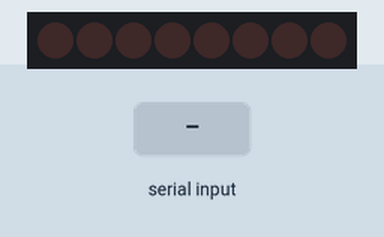
Simulated run of this sketch. Board: Arduino Uno, built with avr-gcc and run on an emulated ATmega328P. On the bench: 8 shift-register outputs drawn as a row of LEDs (first output left, lit = HIGH). Wiring (inferred from the names in the program): shift register (74HC595): data pin 12; shift clock pin 9; latch pin 11. Wiring (inferred from the signals the program sends): row of LEDs: on Q0, Q1, Q2, Q3, Q4, Q5, Q6, Q7. The test bench sets the inputs (shaded band). What the sketch prints to the serial monitor is not drawn.

Above: at 1.2 s.
1.3 s: "90,45\n" received over Serial
At 2.6 s:
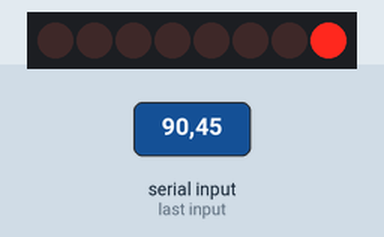
4.3 s: "30,150\n" received over Serial
At 6.1 s:
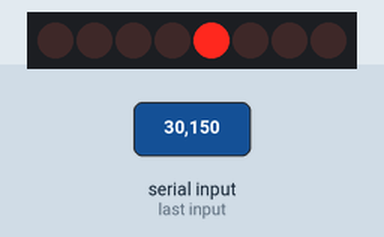
9.8 s: "8\n" received over Serial
At 11.2 s:
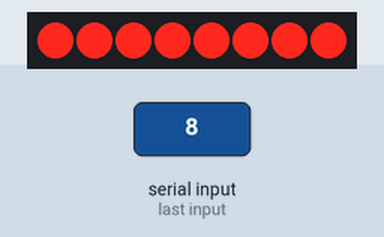
11.8 s: "200\n" received over Serial
At 12.2 s:
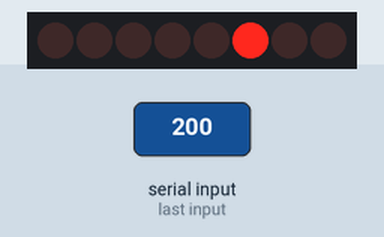
14.3 s: "9\n" received over Serial
At 15.7 s:
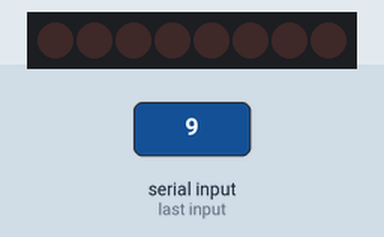
16.3 s: "5\n" received over Serial
At 16.9 s:
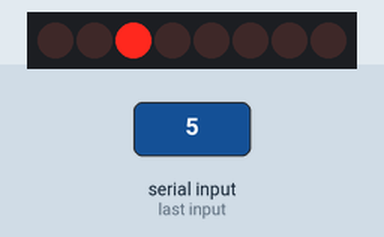
Timing chart, 0 to 18.8 s (numbered marks = the images above; inputs shaded):
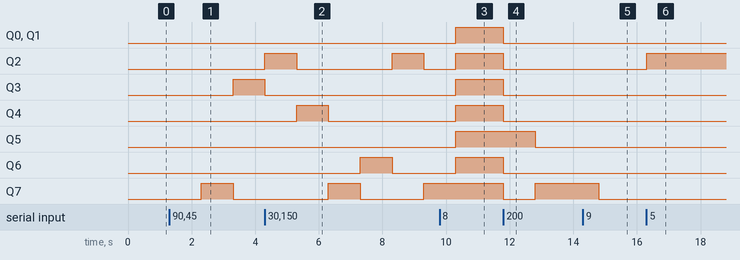

The sketch:

sketch_sep28b.ino
```cpp
/* Parameter */
int tDelay = 1000;
int rclkPin = 11;
int srclkPin = 9;
int dsPin = 12;
int serialSpeed = 9600;

byte leds = 0;

void setup(){

  Serial.begin(serialSpeed);

  pinMode(rclkPin, OUTPUT);
  pinMode(dsPin, OUTPUT);
  pinMode(srclkPin, OUTPUT);
}

void onAllLED() {
  digitalWrite(rclkPin, LOW);
  shiftOut(dsPin, srclkPin, LSBFIRST, B11111111);
  digitalWrite(rclkPin, HIGH);
}

void offAllLED() {
  digitalWrite(rclkPin, LOW);
  shiftOut(dsPin, srclkPin, LSBFIRST, B00000000);
  digitalWrite(rclkPin, HIGH);
}

void onLED(int position) {
  if(position == 8) {
    onAllLED();
  } else if(position == 9) {
    offAllLED();
  } else {
    position %= 8;
    byte bitPosition;
    bitSet(bitPosition, position);
    digitalWrite(rclkPin, LOW);
    shiftOut(dsPin, srclkPin, LSBFIRST, bitPosition);
    digitalWrite(rclkPin, HIGH);
    //0delay(tDelay);
  }

}

void loop(){

  int position;

  while(Serial.available() > 0){    // 入力された文字が何バイトか調べその回数分繰り返す
    position = Serial.read() - '0';
    if(position >= 0) {
      Serial.print(position);
      onLED(position);
      delay(tDelay);
    }
  }
}
```

Measured:
- after the input at 1.3 s, Q3: LOW → HIGH after 2.0 s; Q7: LOW → HIGH after 1.0 s, → LOW 1.0 s later
- after the input at 9.8 s, Q0–6: LOW → HIGH after 0.50 s
- after the input at 11.8 s, Q0–4, Q6: HIGH → LOW at once; Q5: HIGH → LOW after 1.0 s; Q7: HIGH → LOW at once, → HIGH 1.0 s later
- after the input at 14.3 s, Q7: HIGH → LOW after 0.50 s
- after the input at 16.3 s, Q2: LOW → HIGH at once
